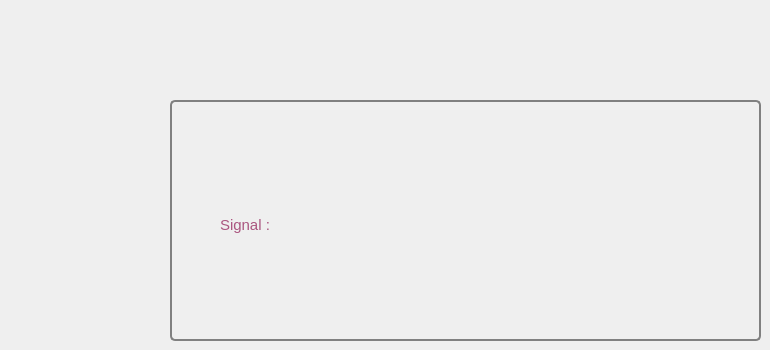
        <widget class="QWidget" name="tab">
         <attribute name="title">
          <string>Arduino</string>
         </attribute>
         <widget class="QGroupBox" name="groupBox_17">
          <property name="geometry">
           <rect>
            <x>170</x>
            <y>100</y>
            <width>591</width>
            <height>241</height>
           </rect>
          </property>
          <property name="styleSheet">
           <string notr="true">
  QGroupBox {
      background-color: qlineargradient(x1: 0, y1: 0, x2: 0, y2: 1,
                                        stop: 0 #E0E0EE, stop: 1 #ebfdff);
      border: 2px solid gray;
      border-radius: 5px;
      margin-top: 1ex; /* leave space at the top for the title */
  }

  QGroupBox::title {
      subcontrol-origin: margin;
      subcontrol-position: top center; /* position at the top center */
      padding: 0 3px;
      background-color: qlineargradient(x1: 0, y1: 0, x2: 0, y2: 1,
                                        stop: 0 #ebfdff, stop: 1 #ebfdff);
  }
</string>
          </property>
          <property name="title">
           <string/>
          </property>
          <widget class="QLabel" name="label_53">
           <property name="geometry">
            <rect>
             <x>50</x>
             <y>110</y>
             <width>81</width>
             <height>31</height>
            </rect>
           </property>
           <property name="styleSheet">
            <string notr="true">color: rgb(170, 85, 127);
font: 14pt &quot;Segoe UI&quot;;</string>
           </property>
           <property name="text">
            <string>&lt;html&gt;&lt;head/&gt;&lt;body&gt;&lt;p&gt;&lt;span style=&quot; font-size:11pt;&quot;&gt;Signal :&lt;/span&gt;&lt;/p&gt;&lt;/body&gt;&lt;/html&gt;</string>
           </property>
          </widget>
          <widget class="QLabel" name="arduino_label">
           <property name="geometry">
            <rect>
             <x>160</x>
             <y>90</y>
             <width>351</width>
             <height>61</height>
            </rect>
           </property>
           <property name="styleSheet">
            <string notr="true">font: 900 italic 18pt &quot;Segoe UI Black&quot;;
color: rgb(170, 85, 255);</string>
           </property>
           <property name="text">
            <string/>
           </property>
          </widget>
         </widget>
        </widget>
